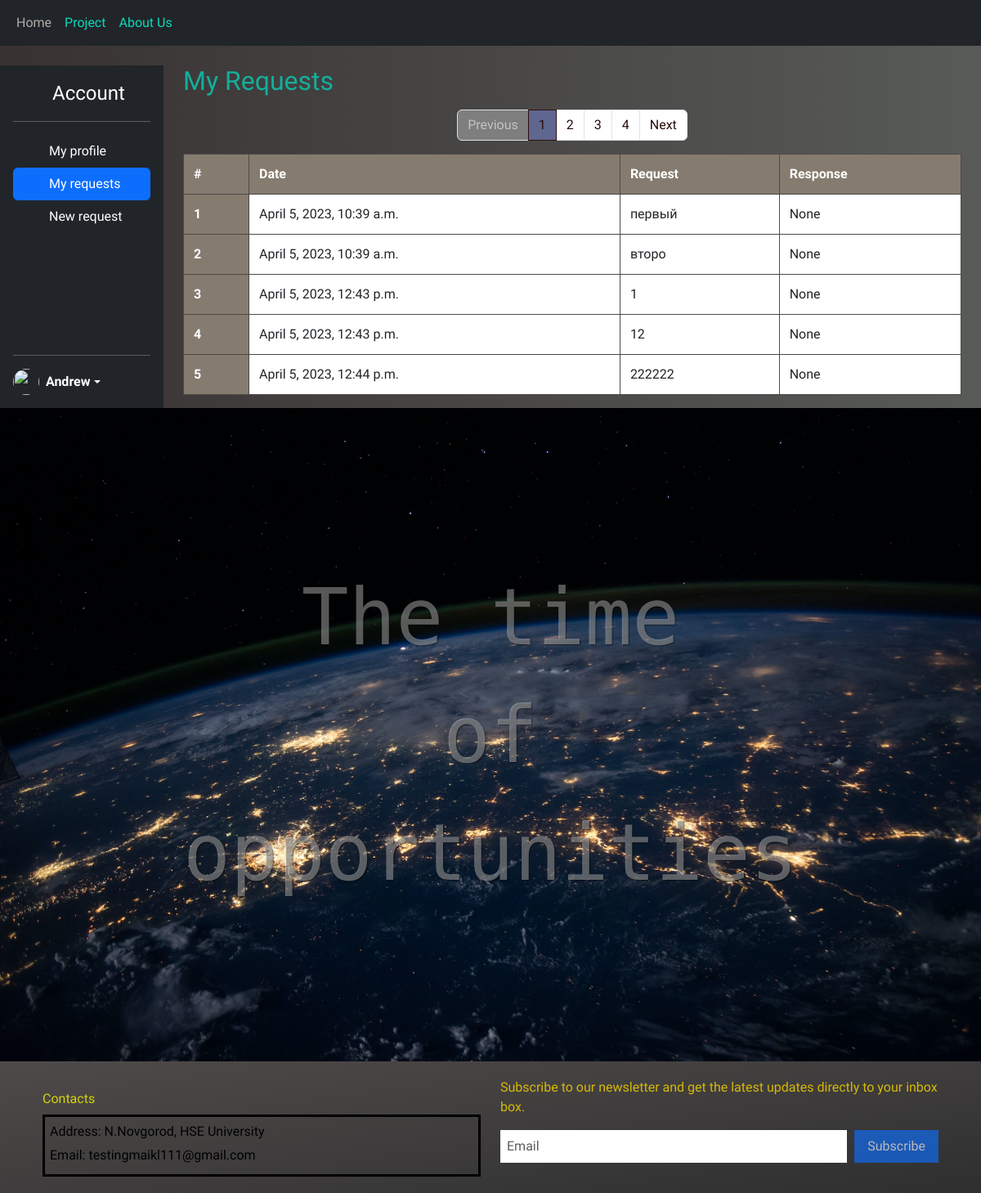
/workingspace/profile/requests (signed in), run on the app's committed database.
### workingspace/models.py (models this page shows, shortened)
class URequest(models.Model):
    user = models.ForeignKey(User, on_delete=models.CASCADE)
    request_text = models.TextField()
    request_date = models.DateTimeField(auto_now_add=True)
    response_text = models.TextField(blank=True, null=True)
    objects = models.Manager()

### workingspace/views.py (the view)
# urls.py: path('profile/requests', ProfileView.as_view(), name='profile-req'),
class ProfileView(View):
    def get(self, request):
        form = ProjectForm()
        user_requests = URequest.objects.filter(user=request.user)
        paginator = Paginator(user_requests, 5)  # 10 запросов на страницу
        page_number = request.GET.get('page')
        page_obj = paginator.get_page(page_number)
        return render(request, 'profile_requests.html', {'form': form, 'page_obj': page_obj})

### workingspace/forms.py
class ProjectForm(forms.Form):
    request_text = forms.CharField(help_text="Enter something", max_length=100,
                                   widget=forms.TextInput(attrs={'class': 'form-control', 'id': 'project_input'}))
    response_text = forms.CharField(widget=forms.Textarea, required=False)

### workingspace/templates/profile_requests.html (shortened to what this page needs)
{% extends "base_generic.html" %}
{% block sty %}
{% load static %}
<link rel="stylesheet" href="{% static 'css\profile_req.css' %}">
{% endblock %}
{% block navbar %}
<nav class="navbar navbar-expand-lg bg-dark">
    <div class="container-fluid">
        <div class="collapse navbar-collapse" id="navbarNav">
            <ul class="navbar-nav">
                <li class="nav-item">
                    <a class="nav-link active" aria-current="page" href="/">Home</a>
                </li>
                <li class="nav-item">
                    <a class="nav-link" aria-current="page" href="{% url 'project' %}">Project</a>
                </li>
                <li class="nav-item">
                    <a class="nav-link" aria-current="page" href="{% url 'about' %}">About Us</a>
                </li>
            </ul>
        </div>
    </div>
</nav>
{% endblock %}
{% block content %}
<div class="container-fluid" style="min-height: 100vh;">
    <div class="row">
        <aside class="col-md-3 col-lg-2 d-flex flex-column flex-shrink-0 p-3 bg-dark text-white mt-4" style="flex-grow: 1;">
            <a href="/" class="d-flex align-items-center mb-3 mb-md-0 me-md-auto text-white text-decoration-none">
                <svg class="bi me-2" width="40" height="32">
                    <use xlink:href="#bootstrap"></use>
                </svg>
                <span class="fs-4">Account</span>
            </a>
            <hr>
            <ul class="nav nav-pills flex-column mb-auto">
                <li class="nav-item">
                    <a href="{% url 'profile' %}" class="nav-link text-white" aria-current="page">
                        <svg class="bi me-2" width="16" height="16">
                            <use xlink:href="#home"></use>
                        </svg>
                        My profile
                    </a>
                </li>
                <li class="nav-item">
                    <a href="{% url 'profile-req' %}" class="nav-link active text-white">
                        <svg class="bi me-2" width="16" height="16">
                            <use xlink:href="{% url 'profile-req' %}"></use>
                        </svg>
                        My requests
                    </a>
                </li>
                <li class="nav-item">
                    <a href="{% url 'project' %}" class="nav-link text-white">
                        <svg class="bi me-2" width="16" height="16">
                            <use xlink:href="{% url 'project' %}"></use>
                        </svg>
                        New request
                    </a>
                </li>
            </ul>
            <hr>
            <div class="dropdown">
                <a href="#" class="d-flex align-items-center text-white text-decoration-none dropdown-toggle"
                   id="dropdownUser1" data-bs-toggle="dropdown" aria-expanded="false">
                    <img src="https://github.com/mdo.png" alt="" width="32" height="32" class="rounded-circle me-2">
                    <strong> {{ user.username }}</strong>
                </a>
            </div>
        </aside>
<main class="col-md-9 ms-sm-auto col-lg-10 px-md-4">
    <h2 class="mt-4" style="color:#13af9c;">My Requests</h2>
    {% if page_obj.has_other_pages %}
        <nav aria-label="...">
            <ul class="pagination">
                {% if page_obj.has_previous %}
                    <li class="page-item">
                        <a class="page-link" href="?page={{ page_obj.previous_page_number }}" tabindex="-1">Previous</a>
                    </li>
                {% else %}
                    <li class="page-item disabled">
                        <a class="page-link" href="#" tabindex="-1" aria-disabled="true">Previous</a>
                    </li>
                {% endif %}
                {% for i in page_obj.paginator.page_range %}
                    {% if page_obj.number == i %}
                        <li class="page-item active" aria-current="page"><a class="page-link" href="#">{{ i }} <span class="visually-hidden">(current)</span></a></li>
                    {% else %}
                        <li class="page-item"><a class="page-link" href="?page={{ i }}">{{ i }}</a></li>
                    {% endif %}
                {% endfor %}
                {% if page_obj.has_next %}
                    <li class="page-item">
                        <a class="page-link" href="?page={{ page_obj.next_page_number }}">Next</a>
                    </li>
                {% else %}
                    <li class="page-item disabled">
                        <a class="page-link" href="#" aria-disabled="true">Next</a>
                    </li>
                {% endif %}
            </ul>
        </nav>
    {% endif %}
    <table class="table">
        <thead>
        <tr>
            <th scope="col">#</th>
            <th scope="col">Date</th>
            <th scope="col">Request</th>
            <th scope="col">Response</th>
        </tr>
        </thead>
        <tbody>
        {% for request in page_obj %}
            <tr>
                <th scope="row">{{ forloop.counter }}</th>
            <td>{{ request.request_date }}</td>
                <td>{{ request.request_text }}</td>
            <td>{{ request.response_text }}</td>
            </tr>
        {% empty %}
            <tr>
                <td colspan="4">You have no requests.</td>
            </tr>
        {% endfor %}
        </tbody>
    </table>
</main>
        <div class="container-fluid p-0">
        <div class="row g-0">
            <div class="col-lg-12 overflow-auto">
              <div class="img-wrap">
                 <img src="{% static 'images/opor.jpg' %}" class="img-fluid" alt="...">
                <p class="text-center">The time<br>of<br>opportunities</p>
             </div>
            </div>
        </div>
</div>
    </div>
</div>
{% endblock %}

### workingspace/static/css/styles.css (style rules this page uses)
body { font-family: Michroma,serif; background: linear-gradient(90deg, #383232 0%, #585b58 100%); }
.nav-link { color: #0bdabb; }
.navbar-nav .nav-link.active { color: #b2acac; }
.img-wrap { position: relative; }
.img-wrap p { font-family: Rubik Mono One,serif; font-size: 10vw; color: white; position: absolute; top:3rem; left:0; text-align: center; width: 100%; max-height: 1080px; }

### workingspace/static/css/profile_req.css (style rules this page uses)
.img-wrap { !important position: relative; }
.img-wrap p { !important font-family: Rubik Mono One,serif; font-size: 8vw; color: rgba(255, 255, 255, 0.34); position: absolute; top: 50%; left: 50%; transform: translate(-50%, -50%); text-shadow: 1px 1px 1px rgba(0, 0, 0, 0.5); }
.table { background-color: #e0e0e0; border-collapse: collapse; width: 100%; }
.table th, .table td { padding: 0.75rem; vertical-align: top; border: 1px solid #4d4949; }
.table th { text-align: left; background-color: #857b6f; color: #ffffff; }
.table tbody tr:nth-child(even) { background-color: #9494ad; }
.pagination { margin: 1rem 0; justify-content: center; }
.pagination .page-item .page-link { color: #2a0c0c; }
.pagination .page-item.active .page-link { background-color: #5f668f; border-color: #2f1010; }
.pagination .page-item.disabled .page-link { color: #c4c4c4; pointer-events: none; background-color: #7e7e7e; }

### data on the page
URequest: request_date "April 5, 2023, 10:39 a.m.", request_text "первый", response_text "None"
URequest: request_date "April 5, 2023, 10:39 a.m.", request_text "второ", response_text "None"
URequest: request_date "April 5, 2023, 12:43 p.m.", request_text "1", response_text "None"
URequest: request_date "April 5, 2023, 12:43 p.m.", request_text "12", response_text "None"
URequest: request_date "April 5, 2023, 12:44 p.m.", request_text "222222", response_text "None"

### other printed values
{{ user.username }} "Andrew"
{{ i }} "1"
{{ i }} "2" "3" "4"
